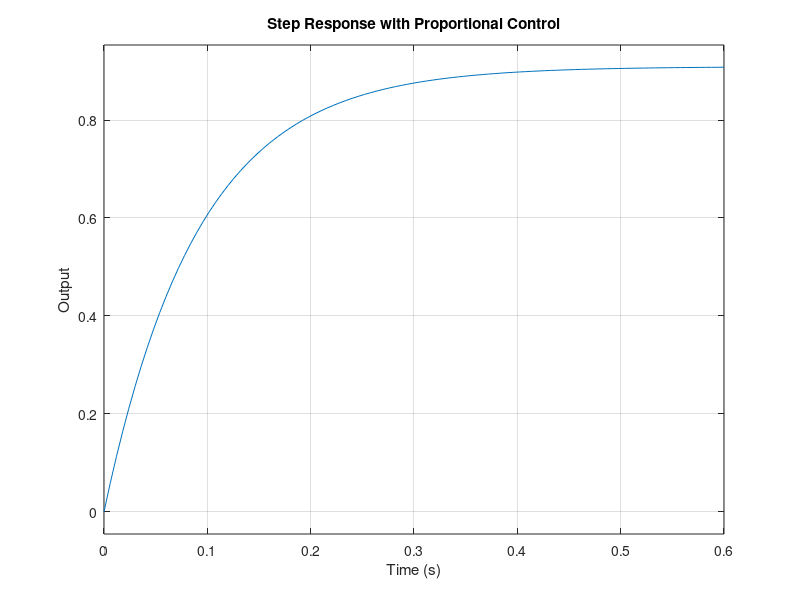

The MATLAB script that drew this image:
clc; clear; close all;

s = tf('s');
G = 1 / (s + 1);
Kp = 10; % Proportional Gain

T = feedback(Kp * G, 1); % Closed-loop System
step(T);

title('Step Response with Proportional Control');
xlabel('Time (s)');
ylabel('Output');
grid on;
